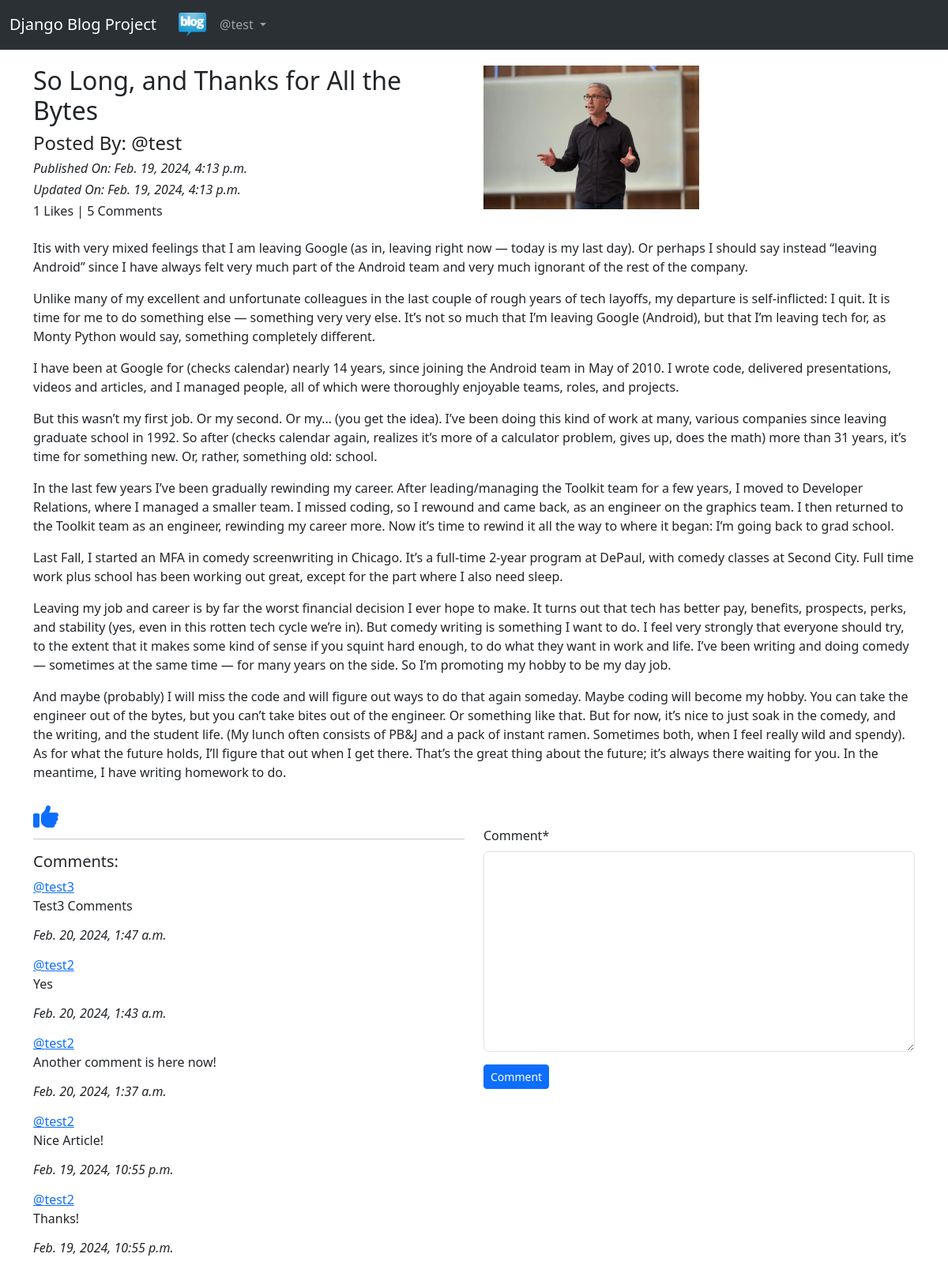
The page /blog/details/So-Long,-and-Thanks-for-All-the-Bytes-98142b3b-0908-4cc3-94b0-a46a5c1e7ad8/ (signed in) on the database its author committed.
### app_blog/models.py (models this page shows, shortened)
class Blog(models.Model):
    author = models.ForeignKey(User, on_delete=models.CASCADE, related_name='post_author')
    blog_title = models.CharField(max_length=264, verbose_name='Put a Title')
    slug = models.SlugField(max_length=264, unique=True)
    blog_content = models.TextField(verbose_name="What is on your mind")
    blog_image = models.ImageField(upload_to='blog_images', verbose_name="Image")
    publish_date = models.DateTimeField(auto_now_add=True)
    update_date = models.DateTimeField(auto_now=True)
    class Meta:
        ordering = ('-publish_date',)

class Comment(models.Model):
    blog = models.ForeignKey(Blog, on_delete=models.CASCADE, related_name='blog_comment')
    user = models.ForeignKey(User, on_delete=models.CASCADE, related_name='user_comment')
    comment = models.TextField()
    comment_date = models.DateTimeField(auto_now_add=True)
    class Meta:
        ordering = ['-comment_date']        # both tuple and list is accepted as ordering

### app_blog/views.py (the view, shortened to what this page needs)
# urls.py: path('details/<slug>/', views.blog_details, name='blog_details'),
@login_required
def blog_details(request, slug):
    blog = Blog.objects.get(slug=slug)
    already_liked = Like.objects.filter(blog=blog, user=request.user)
    if already_liked:
        liked = True
    else:
        liked = False
    comment_form = CommentForm()
    return render(request, 'app_blog/blog_details.html', context={'blog':blog, 'comment_form':comment_form, 'liked':liked })

### app_blog/forms.py
class CommentForm(forms.ModelForm):
    class Meta:
        model = Comment
        fields = ('comment',)

### templates/app_blog/blog_details.html (shortened to what this page needs)
{% extends "base.html" %}
{% load crispy_forms_tags %}
{% block body_block %}
<div class="row">
    <div class="col-sm-6">
        <h2>{{ blog.blog_title }}</h2>
        <h4>Posted By: @{{ blog.author }}</h4>
        <i><h6>Published On: {{ blog.publish_date }}</h6></i>
        <i><h6>Updated On: {{ blog.update_date }}</h6></i>
        <h6>{{ blog.liked_blog.count }} Likes | {{ blog.blog_comment.count }} Comments</h6>
    </div>
    <div class="col-sm-6">
        <img src="/media/{{ blog.blog_image }}" width="50%">
    </div>
    <p>{{ blog.blog_content|linebreaks }}</p>
</div>
{% if not liked %}
<a href="{% url 'app_blog:liked_post' pk=blog.pk %}">
    <i class="fa-solid fa-thumbs-up fa-2xl"></i>
</a>
{% else %}
<a href="{% url 'app_blog:unliked_post' pk=blog.pk %}">
    <i class="fa-solid fa-thumbs-down fa-2xl"></i>
</a>
{% endif %}
<div class="row">
    <div class="col-sm-6">
        <hr>
        <h5>Comments: </h5>
        {% for comment in blog.blog_comment.all %}
        <p>
            <a href="#">@{{ comment.user }}</a>
            <br>
            {{ comment.comment }}
            <br>
            <h6><i>{{ comment.comment_date }}</i></h6>
        </p>
        {% endfor %}
    </div>
    <div class="col-sm-6">
        <form method="POST">
            {{ comment_form|crispy }}
            <button type="submit" class="btn btn-primary btn-sm">Comment</button>
        </form>
    </div>
</div>
{% endblock %}

### templates/base.html (shortened to what this page needs)
<!DOCTYPE html>
<html lang="en">
<head>
    <link href="https://cdn.jsdelivr.net/npm/bootstrap@5.3.1/dist/css/bootstrap.min.css" rel="stylesheet"
>
</head>
<body>
    <nav class="navbar navbar-expand-lg bg-body-tertiary" data-bs-theme="dark">
        <div class="container-fluid">
          <a class="navbar-brand" href="#">Django Blog Project</a>
          <div class="collapse navbar-collapse" id="navbarText">
            <ul class="navbar-nav me-auto mb-2 mb-lg-0">
              <li class="nav-item active">
                <a class="nav-link" aria-current="page" href="{% url 'index' %}"><img src="/media/logo-home.jpg" width="40px"></a>
              </li>
            {% if user.is_authenticated %}
              <div class="collapse navbar-collapse" id="navbarNavDarkDropdown">
                <ul class="navbar-nav">
                  <li class="nav-item dropdown">
                    <a class="nav-link dropdown-toggle" href="#" id="navbarDarkDropdownMenuLink" role="button" data-bs-toggle="dropdown" aria-expanded="false">
                      @{{ user.username}}
                    </a>
                  </li>
                </ul>
              </div>
            {% endif %}
            </ul>
          </div>
        </div>
    </nav>
<div class="container" style="padding-top: 20px">
  {% block body_block %}
  {% endblock %}
</div>
</body>
</html>

### rows shown on the page
Blog: blog_title "So Long, and Thanks for All the Bytes", author "test", publish_date "Feb. 19, 2024, 4:13 p.m.", update_date "Feb. 19, 2024, 4:13 p.m.", liked_blog.count "1", blog_comment.count "5", blog_image (picture), blog_content "Itis with very mixed feelings that I am leaving Google (as in, leaving right now — today is my last day). Or perhaps I should say instead “leaving Android” since I have always felt very much part of the Android team and very much ignorant of the rest of the company. Unlike many of my excellent and unfortunate colleagues in the last couple of rough years of tech layoffs, my departure is self-inflicted: I quit. It is time for me to do something else — something very very else. It’s not so much that I’m leaving Google (Android), but that I’m leaving tech for, as Monty Python would say, something completely different. I have been at Google for (checks calendar) nearly 14 years, since joining…"
Comment: user "test3", comment "Test3 Comments", comment_date "Feb. 20, 2024, 1:47 a.m."
Comment: user "test2", comment "Yes", comment_date "Feb. 20, 2024, 1:43 a.m."
Comment: user "test2", comment "Another comment is here now!", comment_date "Feb. 20, 2024, 1:37 a.m."
Comment: user "test2", comment "Nice Article!", comment_date "Feb. 19, 2024, 10:55 p.m."
Comment: user "test2", comment "Thanks!", comment_date "Feb. 19, 2024, 10:55 p.m."

### other values the page prints
{{ user.username }} "test"
